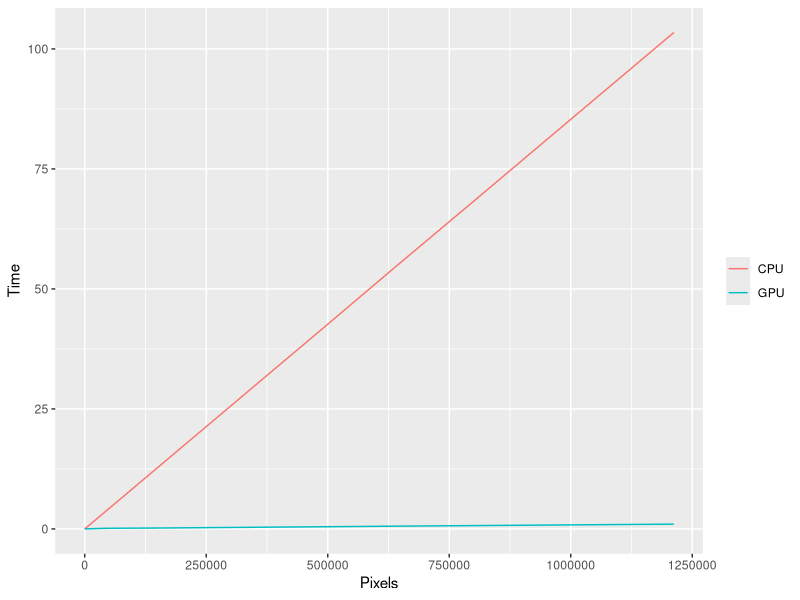
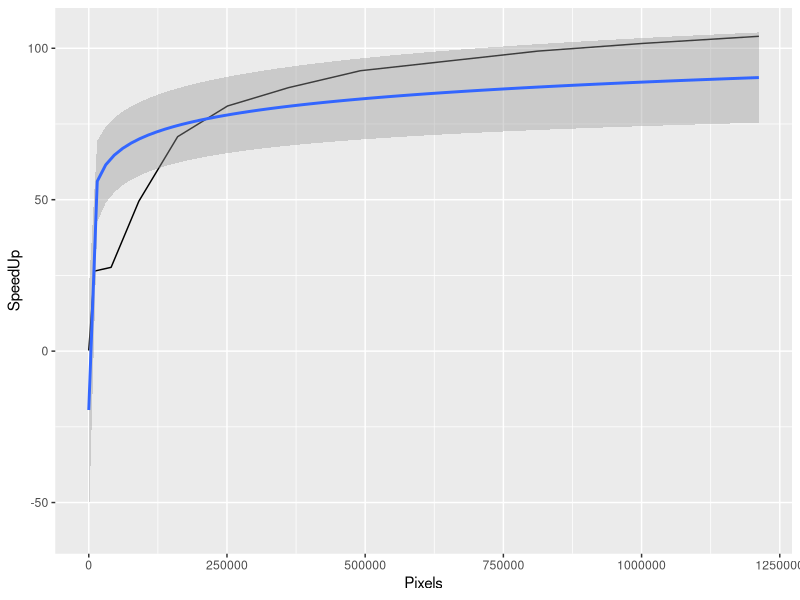

Generate these figures, in order, with R:
## ---- chunk 1
knitr::opts_chunk$set(echo = TRUE)
require(ggplot2)
require(reshape2)
## ---- chunk 2
CPU <- read.csv("999CPU.csv")
GPU <- read.csv("999GPU.100.csv")
m <- merge(CPU,GPU)
colnames(m) <- c("Pixels","CPU","GPU")

EscandiMorning <- melt(m, id.vars = "Pixels")

ggplot(EscandiMorning, aes(Pixels, value, color = variable)) +
  geom_line() +
  ylab("Time") +
  theme(legend.title=element_blank())

speedup <- data.frame(Pixels = m$Pixels,
                      SpeedUp = m$CPU / m$GPU)

ggplot(speedup, aes(Pixels, SpeedUp)) +
  geom_line() +
  geom_smooth(method = "lm",formula = y ~ log(x))
